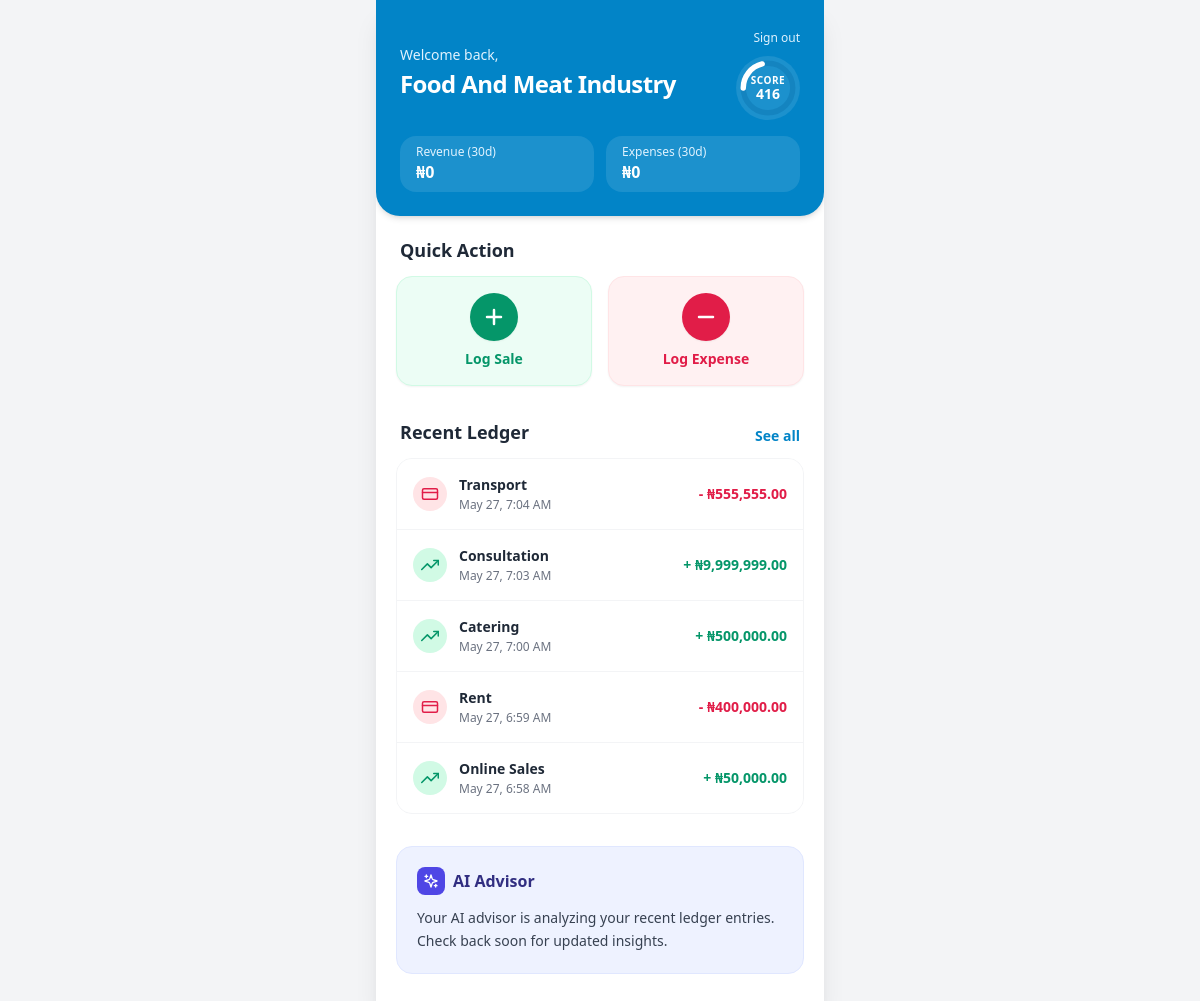
Before: / (signed in) with the older database file.
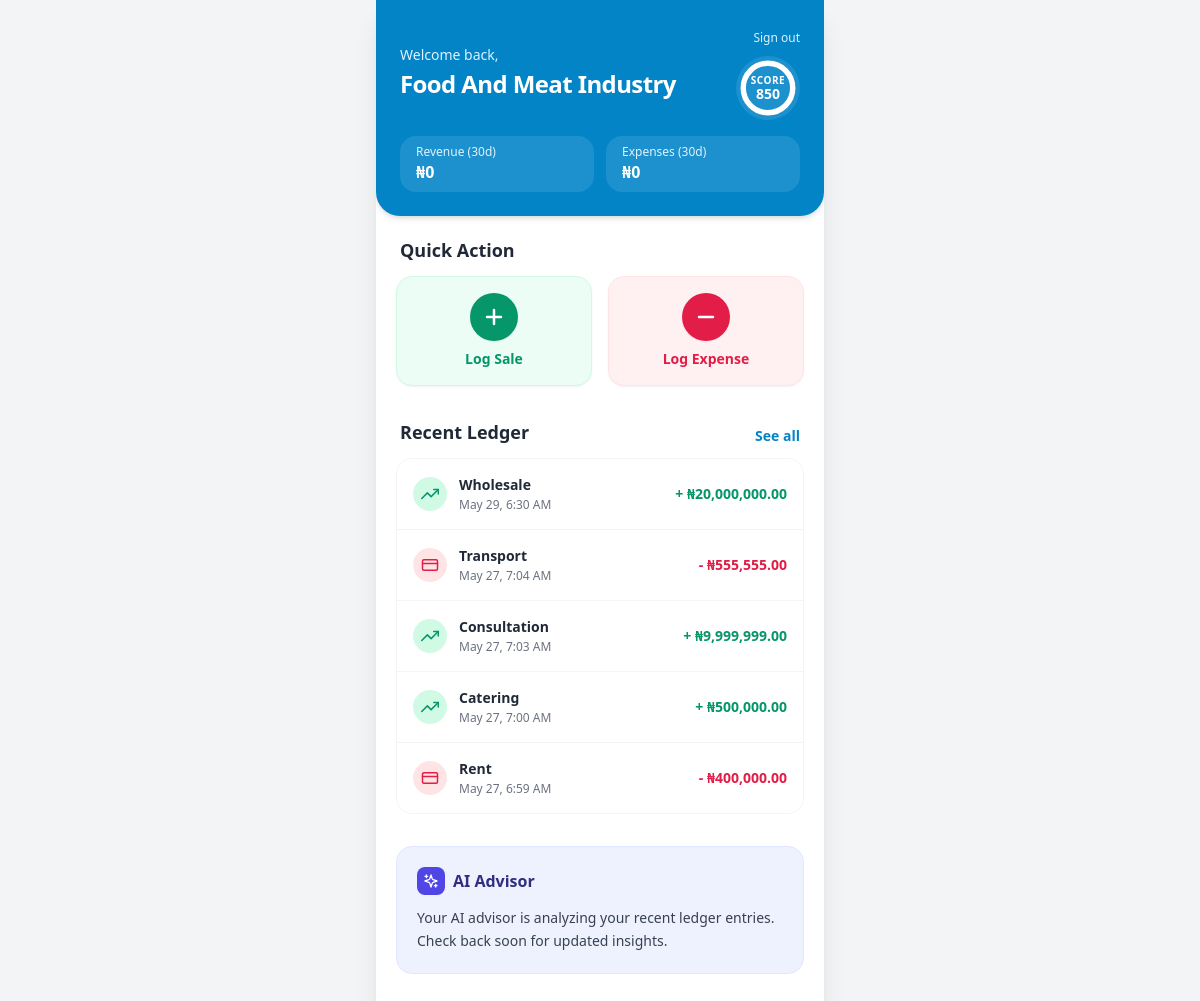
After: the same page with the newer database file.
### core_fintech/models.py (models this page shows, shortened)
class MerchantProfile(models.Model):
    user = models.OneToOneField(
        settings.AUTH_USER_MODEL,
        on_delete=models.CASCADE,
        related_name='merchant_profile'
    )
    business_name = models.CharField(max_length=255, db_index=True)
    business_type = models.CharField(max_length=150)
    opay_wallet_id = models.CharField(
        max_length=50, blank=True, null=True, unique=True)
    credit_score = models.IntegerField(default=0)
    created_at = models.DateTimeField(auto_now_add=True)
    class Meta:
        verbose_name = 'Merchant Profile'
        verbose_name_plural = 'Merchant Profiles'
        ordering = ['-created_at']

class LedgerEntry(models.Model):
    class TransactionType(models.TextChoices):
        CREDIT = 'CR', 'Credit'
        DEBIT = 'DR', 'Debit'
    merchant = models.ForeignKey(
        MerchantProfile,
        on_delete=models.CASCADE,
        related_name='ledger_entries'
    )
    transaction_type = models.CharField(
        max_length=2,
        choices=TransactionType.choices
    )
    amount = models.DecimalField(
        max_digits=12,
        decimal_places=2,
        validators=[MinValueValidator(Decimal('0.01'))]
    )
    category = models.CharField(max_length=100)
    description = models.TextField(blank=True)
    transaction_date = models.DateTimeField(
        default=timezone.now, db_index=True)
    class Meta:
        verbose_name = 'Ledger Entry'
        verbose_name_plural = 'Ledger Entries'
        ordering = ['-transaction_date']

### core_fintech/views.py (the view)
# urls.py: path('', views.merchant_dashboard, name='dashboard'),
@login_required
def merchant_dashboard(request):
    try:
        merchant = request.user.merchant_profile
    except MerchantProfile.DoesNotExist:
        messages.warning(request, "Please complete your merchant profile.")
        return redirect('register')
    thirty_days_ago = timezone.now() - timedelta(days=30)
    recent_entries = LedgerEntry.objects.filter(
        merchant=merchant
    ).order_by('-transaction_date')[:5]
    recent_30 = LedgerEntry.objects.filter(
        merchant=merchant,
        transaction_date__gte=thirty_days_ago,
    )
    total_revenue = (
        recent_30.filter(transaction_type=LedgerEntry.TransactionType.CREDIT)
        .aggregate(total=Sum('amount'))['total'] or Decimal('0.00')
    )
    total_expenses = (
        recent_30.filter(transaction_type=LedgerEntry.TransactionType.DEBIT)
        .aggregate(total=Sum('amount'))['total'] or Decimal('0.00')
    )
    raw_score = merchant.credit_score or 300
    score_percentage = int(((raw_score - 300) / 550) * 100)
    score_percentage = max(0, min(score_percentage, 100))
    gemini_advice = FintechAIService.generate_financial_advice(merchant.id)
    print(f"ADVICE LENGTH: {len(gemini_advice)} chars")
    print(f"ADVICE: {gemini_advice}")
    return render(request, 'core_fintech/dashboard.html', {
        'merchant': merchant,
        'recent_entries': recent_entries,
        'gemini_advice': gemini_advice,
        'score_percentage': score_percentage,
        'total_revenue': total_revenue,
        'total_expenses': total_expenses,
    })

### core_fintech/ai_services.py (called while the page is built)
    @staticmethod
    def generate_financial_advice(merchant_id: int) -> str:
        try:
            summary = FintechAIService._build_financial_summary(merchant_id)
            prompt = _ADVICE_PROMPT_TEMPLATE.format(financial_summary=summary)
            response = _gemini_client.models.generate_content(
                model="gemini-3.1-flash-lite",
                contents=prompt,
                config=types.GenerateContentConfig(
                    temperature=0.4, max_output_tokens=800),
            )
            return response.text.strip()
        except Exception:
            logger.exception("generate_financial_advice error")
            return _FALLBACK_ADVICE

### core_fintech/templates/core_fintech/dashboard.html (shortened to what the changed rows need)
{% extends "core_fintech/base.html" %}
{% load static %}
{% block content %}
<header class="bg-brand text-white p-6 rounded-b-3xl shadow-md z-10">
    <div class="flex justify-between items-center gap-4">
        <div class="flex-1 pr-3">
            <p class="text-brand-light text-sm font-medium mb-1">Welcome back,</p>
            <h1 class="text-2xl font-bold tracking-tight leading-tight capitalize">{{ merchant.business_name|default:"Merchant" }}</h1>
        </div>
        <div class="flex flex-col items-end gap-1 flex-shrink-0">
            <a href="{% url 'loan_application' %}" class="active:scale-95 transition-transform cursor-pointer outline-none block mt-1">
                <div class="relative w-16 h-16 flex-shrink-0 bg-white/10 hover:bg-white/20 transition-colors rounded-full p-1"
                    aria-label="Credit score {{ merchant.credit_score|default:'0' }}">
                    <svg class="w-full h-full transform -rotate-90" viewBox="0 0 36 36">
                        <path class="text-brand-dark/30" stroke-width="3.5" stroke="currentColor" fill="none"
                            d="M18 2.0845 a 15.9155 15.9155 0 0 1 0 31.831 a 15.9155 15.9155 0 0 1 0 -31.831" />
                        <path class="text-white" stroke-dasharray="{{ score_percentage|default:0 }}, 100" stroke-width="3.5"
                            stroke-linecap="round" stroke="currentColor" fill="none"
                            d="M18 2.0845 a 15.9155 15.9155 0 0 1 0 31.831 a 15.9155 15.9155 0 0 1 0 -31.831" />
                    </svg>
                    <div class="absolute inset-0 flex flex-col items-center justify-center">
                        <span class="text-white text-[10px] uppercase font-semibold tracking-wider leading-none">Score</span>
                        <span class="text-white text-sm font-bold leading-none mt-0.5">{{ merchant.credit_score|default:"0" }}</span>
                    </div>
                </div>
            </a>
        </div>
    </div>
</header>
<div class="flex-1 p-5 pb-8 overflow-y-auto no-scrollbar space-y-8">
    <section>
        <h2 class="text-gray-800 font-bold text-lg mb-3 px-1">Quick Action</h2>
    </section>
    <section>
        <div class="flex justify-between items-end mb-3 px-1">
            <h2 class="text-gray-800 font-bold text-lg">Recent Ledger</h2>
        </div>
        <div class="bg-gray-50 border border-gray-100 rounded-2xl overflow-hidden">
            <ul class="divide-y divide-gray-100">
                {% for entry in recent_entries %}
                <li class="p-4 flex items-center justify-between bg-white hover:bg-gray-50 transition-colors">
                    <div class="flex items-center gap-3">
                        {% if entry.transaction_type == 'CR' %}
                        <div class="bg-emerald-100 text-money p-2 rounded-full" aria-label="Credit">
                            <svg xmlns="http://www.w3.org/2000/svg" width="18" height="18" viewBox="0 0 24 24"
                                fill="none" stroke="currentColor" stroke-width="2" stroke-linecap="round"
                                stroke-linejoin="round" aria-hidden="true">
                                <polyline points="23 6 13.5 15.5 8.5 10.5 1 18" />
                                <polyline points="17 6 23 6 23 12" />
                            </svg>
                        </div>
                        {% else %}
                        <div class="bg-rose-100 text-expense p-2 rounded-full" aria-label="Debit">
                            <svg xmlns="http://www.w3.org/2000/svg" width="18" height="18" viewBox="0 0 24 24"
                                fill="none" stroke="currentColor" stroke-width="2" stroke-linecap="round"
                                stroke-linejoin="round" aria-hidden="true">
                                <rect width="20" height="14" x="2" y="5" rx="2" />
                                <line x1="2" x2="22" y1="10" y2="10" />
                            </svg>
                        </div>
                        {% endif %}
                        <div>
                            <p class="font-bold text-gray-800 text-sm">{{ entry.category }}</p>
                            <p class="text-xs text-gray-500 mt-0.5">{{ entry.transaction_date|date:"M d, g:i A" }}</p>
                        </div>
                    </div>
                    {% if entry.transaction_type == 'CR' %}
                    <span class="font-bold text-money text-sm whitespace-nowrap">+ ₦{{ entry.amount|floatformat:"2g" }}</span>
                    {% else %}
                    <span class="font-bold text-expense text-sm whitespace-nowrap">- ₦{{ entry.amount|floatformat:"2g" }}</span>
                    {% endif %}
                </li>
                {% empty %}
                <li class="p-6 text-center text-gray-400 text-sm">
                    No transactions yet. Log your first sale above.
                </li>
                {% endfor %}
            </ul>
        </div>
    </section>
    <section>
        <div class="bg-indigo-50 border border-indigo-100 rounded-2xl p-5 h-fit break-words">
            <div class="flex items-center gap-2 mb-3">
                <h2 class="text-indigo-900 font-bold text-base">AI Advisor</h2>
            </div>
        </div>
    </section>
</div>
{% endblock %}

Changed rows visible on the page:
no longer on this page (row unchanged): LedgerEntry: transaction_type "CR" (drawn), category "Online Sales", transaction_date "May 27, 6:58 AM", amount "50,000.00"
changed MerchantProfile "Food And Meat Industry": credit_score "416" → "850"
added LedgerEntry: transaction_type "CR" (drawn), category "Wholesale", transaction_date "May 29, 6:30 AM", amount "20,000,000.00"
